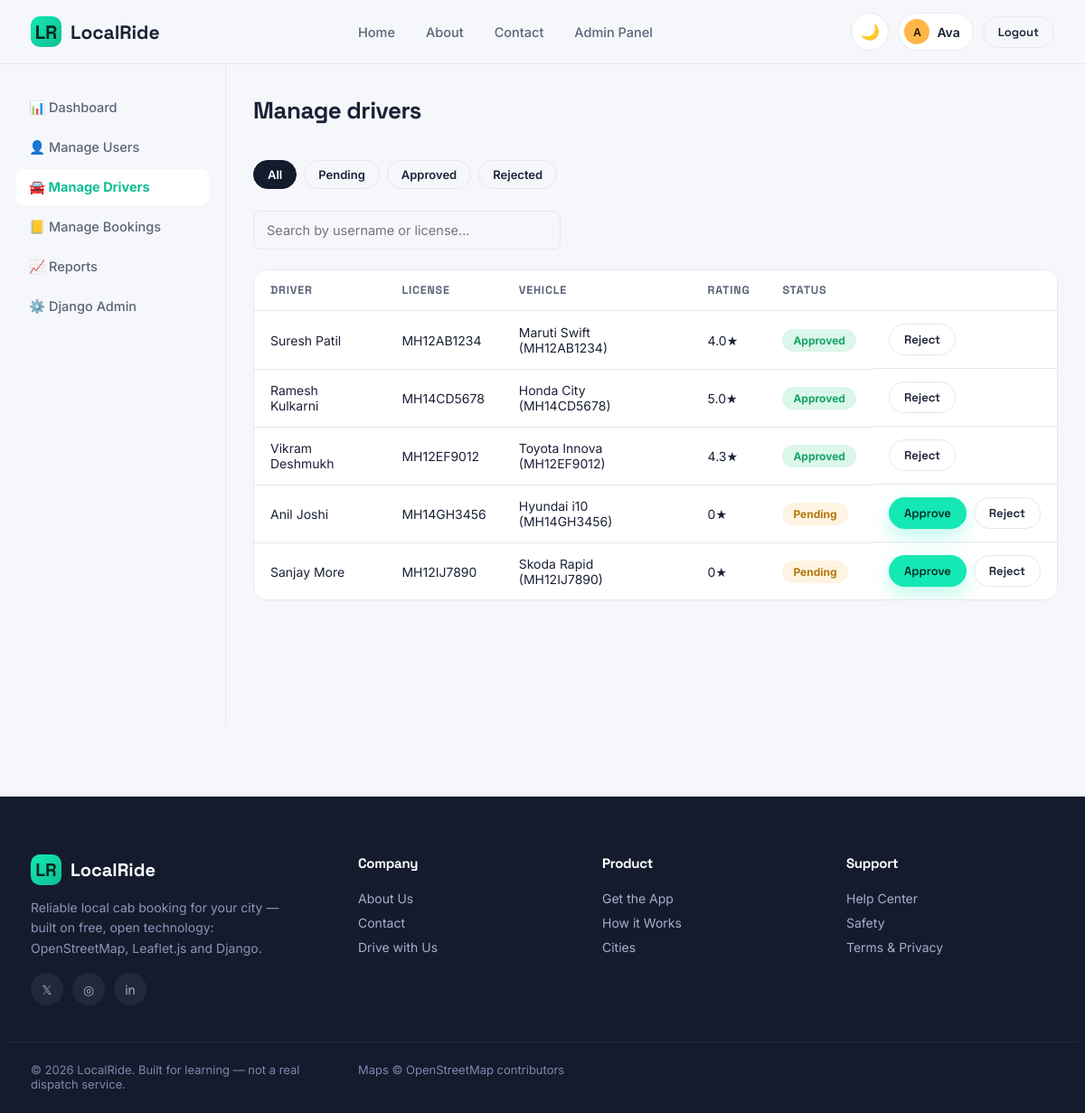
Page /accounts/admin-panel/drivers/ (signed in) on the committed database.
### accounts/models.py (models this page shows, shortened)
class User(AbstractUser):
    ROLE_CHOICES = (
        ('customer', 'Customer'),
        ('driver', 'Driver'),
        ('admin', 'Admin'),
    )
    role = models.CharField(max_length=10, choices=ROLE_CHOICES, default='customer')
    phone = models.CharField(max_length=15, blank=True)
    address = models.CharField(max_length=255, blank=True)
    profile_photo = models.ImageField(upload_to='profiles/', blank=True, null=True)
    date_joined_display = models.DateTimeField(auto_now_add=True)

class Driver(models.Model):
    STATUS_CHOICES = (
        ('offline', 'Offline'),
        ('available', 'Available'),
        ('busy', 'On a Ride'),
    )
    user = models.OneToOneField(User, on_delete=models.CASCADE, related_name='driver_profile')
    license_number = models.CharField(max_length=40, unique=True)
    experience_years = models.PositiveSmallIntegerField(default=0)
    status = models.CharField(max_length=10, choices=STATUS_CHOICES, default='offline')
    is_approved = models.BooleanField(default=False)
    is_rejected = models.BooleanField(default=False)
    applied_at = models.DateTimeField(auto_now_add=True)
    approved_at = models.DateTimeField(null=True, blank=True)
    total_earnings = models.DecimalField(max_digits=10, decimal_places=2, default=0)
    @property
    def average_rating(self):
        from rides.models import Review
        reviews = Review.objects.filter(ride__driver=self)
        if not reviews.exists():
            return 0
        return round(sum(r.rating for r in reviews) / reviews.count(), 1)

class Vehicle(models.Model):
    VEHICLE_TYPES = (
        ('mini', 'Mini (Hatchback)'),
        ('sedan', 'Sedan'),
        ('suv', 'SUV'),
    )
    driver = models.OneToOneField(Driver, on_delete=models.CASCADE, related_name='vehicle')
    vehicle_type = models.CharField(max_length=10, choices=VEHICLE_TYPES, default='mini')
    make_model = models.CharField(max_length=100, help_text="e.g. Maruti Swift")
    color = models.CharField(max_length=40)
    plate_number = models.CharField(max_length=20, unique=True)
    year = models.PositiveSmallIntegerField(default=2020)
    seats = models.PositiveSmallIntegerField(default=4)

### rides/models.py (models this page shows, shortened)
class Review(models.Model):
    ride = models.OneToOneField(Ride, on_delete=models.CASCADE, related_name='review')
    rating = models.PositiveSmallIntegerField(default=5)  # 1-5
    comment = models.TextField(blank=True)
    created_at = models.DateTimeField(auto_now_add=True)

### accounts/views.py (the view)
# urls.py: path('admin-panel/drivers/', views.manage_drivers, name='manage_drivers'),
@login_required
@role_required('admin')
def manage_drivers(request):
    query = request.GET.get('q', '')
    status_filter = request.GET.get('status', '')
    drivers = Driver.objects.select_related('user', 'vehicle')
    if query:
        drivers = drivers.filter(Q(user__username__icontains=query) | Q(license_number__icontains=query))
    if status_filter == 'pending':
        drivers = drivers.filter(is_approved=False, is_rejected=False)
    elif status_filter == 'approved':
        drivers = drivers.filter(is_approved=True)
    elif status_filter == 'rejected':
        drivers = drivers.filter(is_rejected=True)
    return render(request, 'admin_panel/manage_drivers.html', {
        'drivers': drivers, 'query': query, 'status_filter': status_filter,
    })

### core/context_processors.py (called while the page is built)
def site_context(request):
    user = getattr(request, 'user', None)
    ctx = {
        'SITE_NAME': 'LocalRide',
        'is_customer': False,
        'is_driver': False,
        'is_admin_role': False,
    }
    if user and user.is_authenticated:
        ctx['is_customer'] = user.role == 'customer'
        ctx['is_driver'] = user.role == 'driver'
        ctx['is_admin_role'] = user.role == 'admin' or user.is_superuser
    return ctx

### templates/admin_panel/manage_drivers.html (shortened to what this page needs)
{% extends 'base.html' %}
{% block content %}
<div class="dash-wrap">
  <aside class="dash-sidebar" id="dashSidebar">
    <a href="{% url 'accounts:admin_dashboard' %}">📊 Dashboard</a>
    <a href="{% url 'accounts:manage_users' %}">👤 Manage Users</a>
    <a href="{% url 'accounts:manage_drivers' %}" class="active">🚘 Manage Drivers</a>
    <a href="{% url 'accounts:manage_bookings' %}">📒 Manage Bookings</a>
    <a href="{% url 'accounts:reports' %}">📈 Reports</a>
    <a href="/django-admin/">⚙️ Django Admin</a>
  </aside>
  <main class="dash-main">
    <div class="dash-header"><h1>Manage drivers</h1></div>
    <div class="tag-filter">
      <a href="?status=" class="{% if not status_filter %}active{% endif %}">All</a>
      <a href="?status=pending" class="{% if status_filter == 'pending' %}active{% endif %}">Pending</a>
      <a href="?status=approved" class="{% if status_filter == 'approved' %}active{% endif %}">Approved</a>
      <a href="?status=rejected" class="{% if status_filter == 'rejected' %}active{% endif %}">Rejected</a>
    </div>
    <form method="get" style="margin-bottom:22px;max-width:340px;">
      <input type="text" name="q" value="{{ query }}" placeholder="Search by username or license...">
    </form>
    <div class="table-wrap">
      <table>
        <thead><tr><th>Driver</th><th>License</th><th>Vehicle</th><th>Rating</th><th>Status</th><th></th></tr></thead>
        <tbody>
          {% for d in drivers %}
          <tr>
            <td>{{ d.user.get_full_name|default:d.user.username }}</td>
            <td>{{ d.license_number }}</td>
            <td>{% if d.vehicle %}{{ d.vehicle.make_model }} ({{ d.vehicle.plate_number }}){% else %}—{% endif %}</td>
            <td>{{ d.average_rating }}★</td>
            <td>
              {% if d.is_approved %}<span class="badge completed">Approved</span>
              {% elif d.is_rejected %}<span class="badge rejected">Rejected</span>
              {% else %}<span class="badge requested">Pending</span>{% endif %}
            </td>
            <td style="display:flex;gap:8px;">
              {% if not d.is_approved %}
              <form method="post" action="{% url 'accounts:approve_driver' d.id %}">{% csrf_token %}<button class="btn btn-primary btn-sm">Approve</button></form>
              {% endif %}
              {% if not d.is_rejected %}
              <form method="post" action="{% url 'accounts:reject_driver' d.id %}">{% csrf_token %}<button class="btn btn-outline btn-sm">Reject</button></form>
              {% endif %}
            </td>
          </tr>
          {% empty %}
          <tr><td colspan="6"><div class="empty-state">No drivers found.</div></td></tr>
          {% endfor %}
        </tbody>
      </table>
    </div>
  </main>
</div>
{% endblock %}

### templates/base.html (shortened to what this page needs)
{% load static %}
<!DOCTYPE html>
<html lang="en">
<head>
<link rel="stylesheet" href="https://cdnjs.cloudflare.com/ajax/libs/leaflet/1.9.4/leaflet.min.css">
<link rel="stylesheet" href="{% static 'css/style.css' %}">
</head>
<body>
<nav class="navbar">
  <div class="navbar-inner">
    <a href="{% url 'core:home' %}" class="brand">
      <span class="brand-mark">LR</span> LocalRide
    </a>
    <div class="nav-links" id="navLinks">
      <a href="{% url 'core:home' %}" class="navlink {% if request.resolver_match.url_name == 'home' %}active{% endif %}">Home</a>
      <a href="{% url 'core:about' %}" class="navlink {% if request.resolver_match.url_name == 'about' %}active{% endif %}">About</a>
      <a href="{% url 'core:contact' %}" class="navlink {% if request.resolver_match.url_name == 'contact' %}active{% endif %}">Contact</a>
      {% if user.is_authenticated %}
        {% if is_customer %}
          <a href="{% url 'rides:book_ride' %}" class="navlink">Book a Ride</a>
          <a href="{% url 'rides:ride_history' %}" class="navlink">My Rides</a>
        {% elif is_driver %}
          <a href="{% url 'accounts:driver_dashboard' %}" class="navlink">Dashboard</a>
          <a href="{% url 'accounts:driver_earnings' %}" class="navlink">Earnings</a>
        {% elif is_admin_role %}
          <a href="{% url 'accounts:admin_dashboard' %}" class="navlink">Admin Panel</a>
        {% endif %}
      {% endif %}
    </div>
    <div class="nav-cta">
      <button class="theme-toggle" id="themeToggle" title="Toggle dark mode">🌙</button>
      {% if user.is_authenticated %}
        <a href="{% url 'accounts:profile' %}" class="user-chip">
          <span class="avatar">{{ user.username|slice:":1"|upper }}</span>
          {{ user.first_name|default:user.username }}
        </a>
        <a href="{% url 'accounts:logout' %}" class="btn btn-outline btn-sm">Logout</a>
      {% else %}
        <a href="{% url 'accounts:login' %}" class="btn btn-ghost btn-sm">Log in</a>
        <a href="{% url 'accounts:register_choice' %}" class="btn btn-primary btn-sm">Sign up</a>
      {% endif %}
    </div>
  </div>
</nav>
<main>
  {% block content %}{% endblock %}
</main>
<footer class="footer">
  <div class="container">
    <div>
      <div class="footer-brand"><span class="brand-mark">LR</span> LocalRide</div>
      <p style="max-width:280px;font-size:14px;color:#8B96B8;line-height:1.6;">
        Reliable local cab booking for your city — built on free, open technology:
        OpenStreetMap, Leaflet.js and Django.
      </p>
      <div class="social-row">
        <a href="#" aria-label="Twitter">𝕏</a>
        <a href="#" aria-label="Instagram">◎</a>
        <a href="#" aria-label="LinkedIn">in</a>
      </div>
    </div>
    <div>
      <h4>Company</h4>
      <a href="{% url 'core:about' %}">About Us</a>
      <a href="{% url 'core:contact' %}">Contact</a>
      <a href="{% url 'accounts:register_driver' %}">Drive with Us</a>
    </div>
    <div>
      <h4>Product</h4>
      <a href="{% url 'accounts:register_choice' %}">Get the App</a>
      <a href="{% url 'core:home' %}#how-it-works">How it Works</a>
      <a href="{% url 'core:home' %}#cities">Cities</a>
    </div>
    <div>
      <h4>Support</h4>
      <a href="{% url 'core:contact' %}">Help Center</a>
      <a href="{% url 'core:contact' %}">Safety</a>
      <a href="{% url 'core:contact' %}">Terms &amp; Privacy</a>
    </div>
  </div>
  <div class="container footer-bottom">
    <span>&copy; {% now "Y" %} LocalRide. Built for learning — not a real dispatch service.</span>
    <span>Maps &copy; OpenStreetMap contributors</span>
  </div>
</footer>
</body>
</html>

### rows in the picture
User: username "A", first_name "Ava"
Driver: user.get_full_name "Suresh Patil", license_number "MH12AB1234", vehicle.make_model "Maruti Swift", vehicle.plate_number "MH12AB1234", average_rating "4.0", is_approved "Approved", is_rejected "Reject"
Driver: user.get_full_name "Ramesh Kulkarni", license_number "MH14CD5678", vehicle.make_model "Honda City", vehicle.plate_number "MH14CD5678", average_rating "5.0", is_approved "Approved", is_rejected "Reject"
Driver: user.get_full_name "Vikram Deshmukh", license_number "MH12EF9012", vehicle.make_model "Toyota Innova", vehicle.plate_number "MH12EF9012", average_rating "4.3", is_approved "Approved", is_rejected "Reject"
Driver: user.get_full_name "Anil Joshi", license_number "MH14GH3456", vehicle.make_model "Hyundai i10", vehicle.plate_number "MH14GH3456", average_rating "0", is_approved "Pending", is_rejected "Reject"
Driver: user.get_full_name "Sanjay More", license_number "MH12IJ7890", vehicle.make_model "Skoda Rapid", vehicle.plate_number "MH12IJ7890", average_rating "0", is_approved "Pending", is_rejected "Reject"
